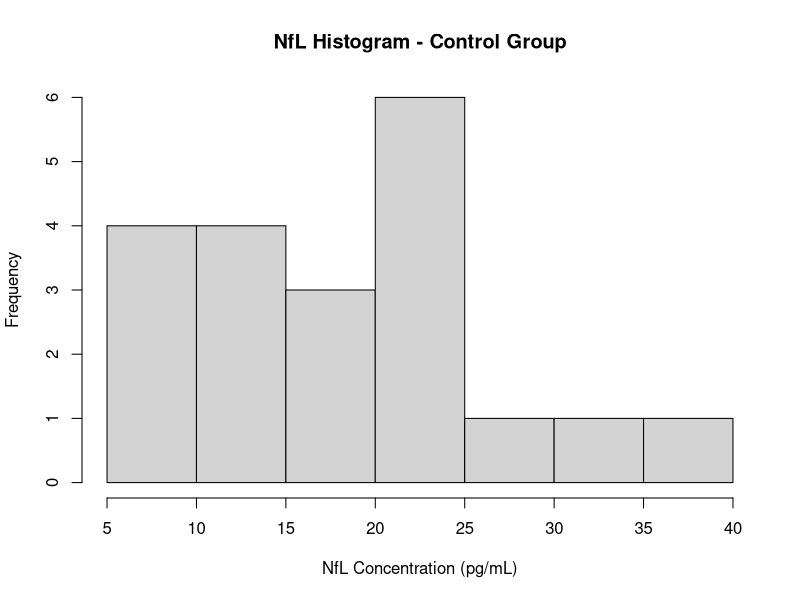
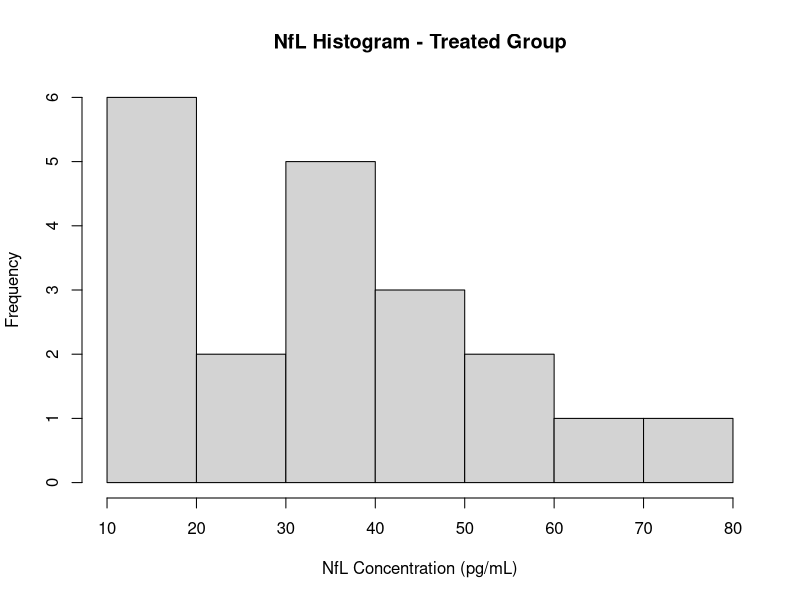
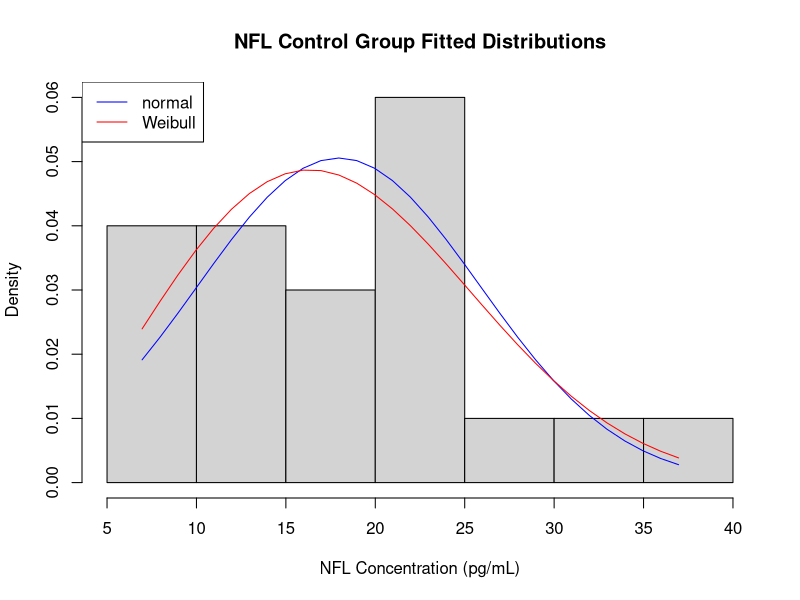
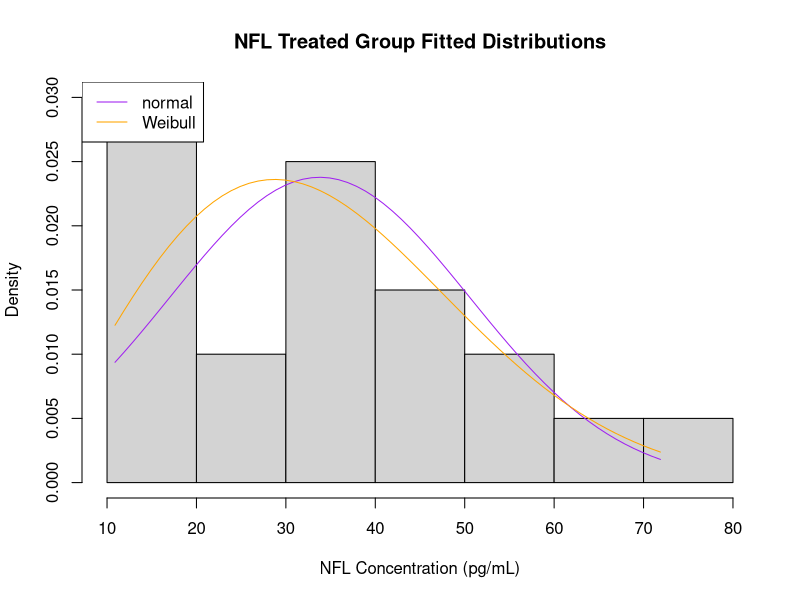
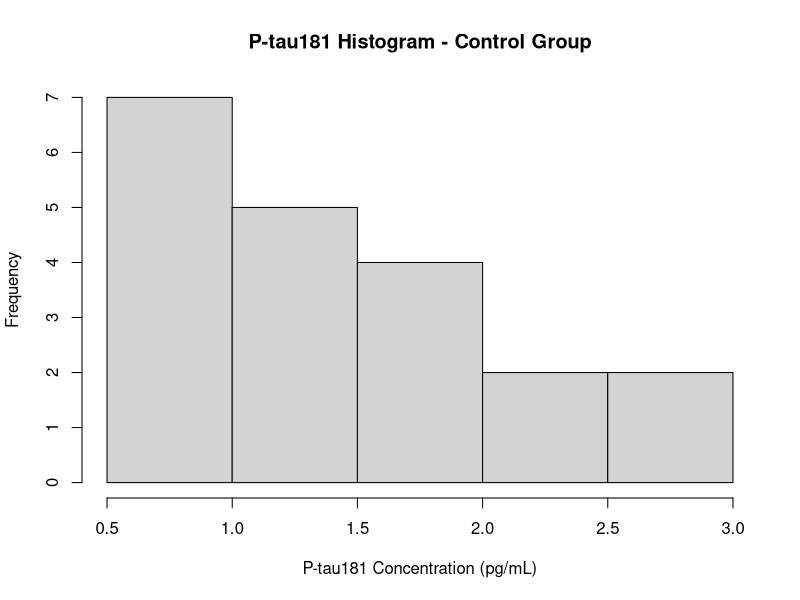
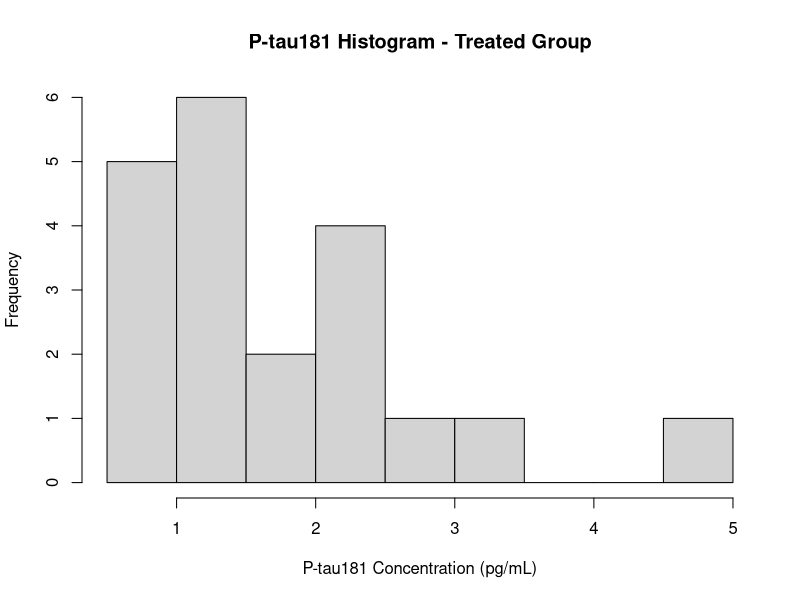
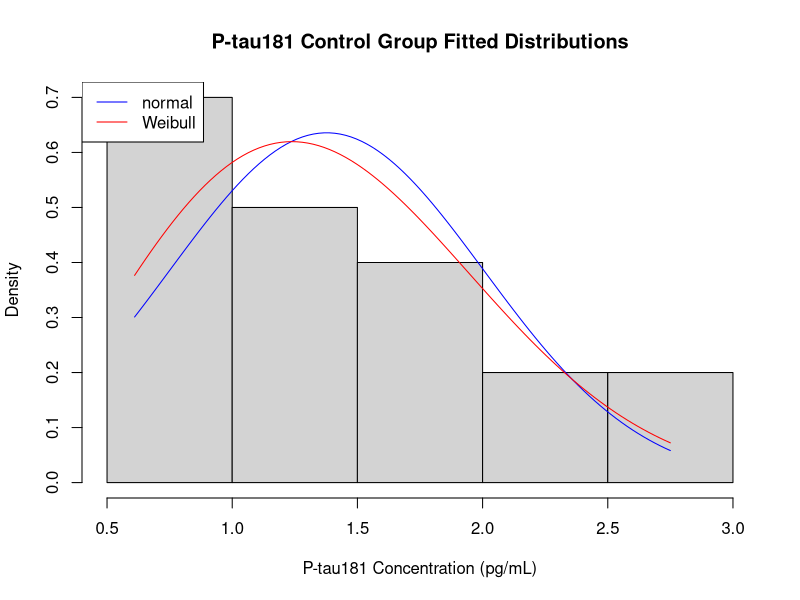
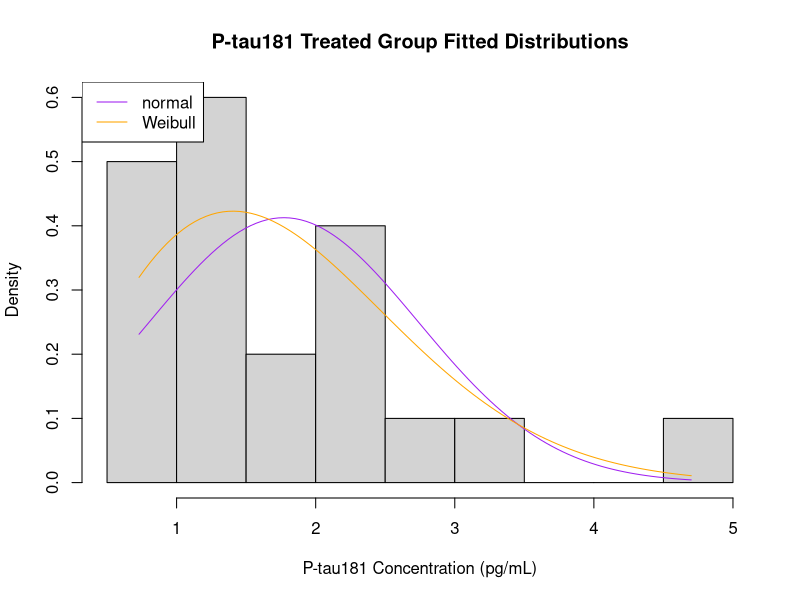

Generate these figures, in order, with R:
# Install packages
install.packages("tidyverse")
install.packages("car")
install.packages("ggplot2")
install.packages("fitdistrplus")

# Import packages
library(readr)
library(car)
library(dplyr)
library(MASS)
library(tidyverse)
library(ggplot2)
library(fitdistrplus)

data <- read.csv("data/Data_T1.csv")

# Examine data structure
head(data)
summary(data)

NFL_group_0 = data$NFL[data$GROUP == 0]
NFL_group_1 = data$NFL[data$GROUP == 1]

PTAU181_group_0 = data$PTAU181[data$GROUP == 0]
PTAU181_group_1 = data$PTAU181[data$GROUP == 1]


# ------------------------- Visualise NfL -------------------------------------

# Histograms with counts
hist(NFL_group_0, main = "NfL Histogram - Control Group", xlab = "NfL Concentration (pg/mL)")
hist(NFL_group_1, main = "NfL Histogram - Treated Group", xlab = "NfL Concentration (pg/mL)")

# Do fitted distributions for group 0 
normal_params_0 <- fitdistr(NFL_group_0, "normal")
normal_params_0      # Added for visualisation
weibull_params_0 <- fitdistr(NFL_group_0, "weibull")
weibull_params_0     # Added for visualisation

# Fit the NFL data to the Weibull distribution
weibull_params_0 <- fitdistr(NFL_group_0, "weibull")
weibull_params_0     # Added for visualisation

# Do fitted distributions for group 0 
height_min <- min(NFL_group_0)
height_max <- max(NFL_group_0)
x_pdf <- seq(height_min, height_max, 1)

# Sample from the pdfs using the parameter estimates
y_norm <- dnorm(x_pdf,
                mean = normal_params_0$estimate["mean"],
                sd   = normal_params_0$estimate["sd"])

y_weib <- dweibull(x_pdf,
                   shape = weibull_params_0$estimate["shape"],
                   scale = weibull_params_0$estimate["scale"])

# Plot the histogram and lines
hist(NFL_group_0, freq = FALSE, xlab = "NFL Concentration (pg/mL)", ylab = "Density", main = "NFL Control Group Fitted Distributions")
lines(x_pdf, y_norm, col="blue")
lines(x_pdf, y_weib, col="red")
legend(x = "topleft", c("normal","Weibull"), col=c("blue","red"), lty = 1, cex = 1)

# Do fitted distributions for group 1 
normal_params_1 <- fitdistr(NFL_group_1, "normal")
normal_params_1      # Added for visualisation
weibull_params_1 <- fitdistr(NFL_group_1, "weibull")
weibull_params_1     # Added for visualisation

height_min <- min(NFL_group_1)
height_max <- max(NFL_group_1)
x_pdf <- seq(height_min, height_max, 1)

# Sample from the pdfs using the parameter estimates
y_norm <- dnorm(x_pdf, 
                normal_params_1$estimate["mean"], 
                normal_params_1$estimate["sd"])
y_weib <- dweibull(x_pdf, 
                   weibull_params_1$estimate["shape"], 
                   weibull_params_1$estimate["scale"])


# Plot the histogram and lines
hist(NFL_group_1, freq = FALSE, xlab = "NFL Concentration (pg/mL)", ylab = "Density", main = "NFL Treated Group Fitted Distributions")
lines(x_pdf, y_norm, col="purple")
lines(x_pdf, y_weib, col="orange")
legend(x = "topleft", c("normal","Weibull"), col=c("purple","orange"), lty = 1, cex = 1)


# ------------------------- Visualise P-tau181 --------------------------------

# Histograms with counts
hist(PTAU181_group_0, main = "P-tau181 Histogram - Control Group", xlab = "P-tau181 Concentration (pg/mL)")
hist(PTAU181_group_1, main = "P-tau181 Histogram - Treated Group", xlab = "P-tau181 Concentration (pg/mL)")

# Do fitted distributions for group 0
normal_params_0 <- fitdistr(PTAU181_group_0, "normal")
normal_params_0      # Added for visualisation
weibull_params_0 <- fitdistr(PTAU181_group_0, "weibull")
weibull_params_0     # Added for visualisation

height_min <- min(PTAU181_group_0)
height_max <- max(PTAU181_group_0)
x_pdf <- seq(height_min, height_max, length.out = 100)

# Then we sample from the pdfs using the parameter estimates
y_norm <- dnorm(x_pdf,
                mean = normal_params_0$estimate["mean"],
                sd   = normal_params_0$estimate["sd"])

y_weib <- dweibull(x_pdf,
                   shape = weibull_params_0$estimate["shape"],
                   scale = weibull_params_0$estimate["scale"])

# Plot the histogram and lines
hist(PTAU181_group_0, freq = FALSE, xlab = "P-tau181 Concentration (pg/mL)", ylab = "Density", main = "P-tau181 Control Group Fitted Distributions")
lines(x_pdf, y_norm, col="blue")
lines(x_pdf, y_weib, col="red")
legend(x = "topleft", c("normal","Weibull"), col=c("blue","red"), lty = 1, cex = 1)

# Do fitted distributions for group 1
normal_params_1 <- fitdistr(PTAU181_group_1, "normal")
normal_params_1      # Added for visualisation
weibull_params_1 <- fitdist(PTAU181_group_1, "weibull")
weibull_params_1     # Added for visualisation

height_min <- min(PTAU181_group_1)
height_max <- max(PTAU181_group_1)
x_pdf <- seq(height_min, height_max, length.out = 100)

# Sample from the pdfs using the parameter estimates
y_norm <- dnorm(x_pdf, 
                normal_params_1$estimate["mean"], 
                normal_params_1$estimate["sd"])
y_weib <- dweibull(x_pdf, 
                   weibull_params_1$estimate["shape"], 
                   weibull_params_1$estimate["scale"])

# Plot the histogram and lines
hist(PTAU181_group_1, freq = FALSE, xlab = "P-tau181 Concentration (pg/mL)", ylab = "Density", main = "P-tau181 Treated Group Fitted Distributions")
lines(x_pdf, y_norm, col="purple")
lines(x_pdf, y_weib, col="orange")
legend(x = "topleft", c("normal","Weibull"), col=c("purple","orange"), lty = 1, cex = 1)


# ----------------- More visualisation of the groups ---------------------------

boxplot(NFL ~ GROUP, data = data, main = "NfL - both groups")
boxplot(PTAU181 ~ GROUP, data = data, main = "P-tau181 - both groups")

qqPlot(NFL_group_0, main = "NfL - Control Group")
qqPlot(NFL_group_1, main = "NfL - Treated Group")

qqPlot(PTAU181_group_0, main = "P-tau181 - Control Group")
qqPlot(PTAU181_group_1, main = "P-tau181 - Treated Group")

# ---------------- Statistical analysis ----------------------------------------

# Test for normality
shapiro.test(NFL_group_0)
shapiro.test(NFL_group_1)
shapiro.test(PTAU181_group_0)
shapiro.test(PTAU181_group_1)

# T-test for NfL (normal)
var.test(NFL ~ GROUP, data = data)
t.test(NFL ~ GROUP, data = data, var.equal = FALSE) # Welch's t-test bc unequal variances

# Wilcoxon test for P-tau181 (not normal)
wilcox.test(PTAU181 ~ GROUP, data = data)

# Log-transform + t-test for P-tau181
log_PTAU181_group_0 <- log(PTAU181_group_0)
log_PTAU181_group_1 <- log(PTAU181_group_1)

shapiro.test(log_PTAU181_group_0)
shapiro.test(log_PTAU181_group_1)

var.test(log_PTAU181_group_0, log_PTAU181_group_1)
t.test(log_PTAU181_group_0, log_PTAU181_group_1, var.equal = TRUE) # Student's t-test bc equal variances


# --------------- Correlation --------------------------------------------------

# Correlation test. Filter only Group 0 (Control participants)
group0 <- subset(data, GROUP == 0)

# Scatter plot with regression line
ggplot(group0, aes(x = NFL, y = PTAU181)) +
  geom_point(color = "red", size = 3) +
  geom_smooth(method = "lm", se = TRUE, color = "black") +
  labs(
    title = "Correlation between NFL and P-tau181 (Group 0: Control)",
    x = "NFL (pg/mL)",
    y = "P-tau181 (pg/mL)"
  ) +
  theme_minimal(base_size = 14)

# Pearson correlation
cor(group0$NFL, group0$PTAU181, method = "pearson")

# Correlation test. Filter only Group 1 (AD participants)
group1 <- subset(data, GROUP == 1)

# Scatter plot with regression line
ggplot(group1, aes(x = NFL, y = PTAU181)) +
  geom_point(color = "red", size = 3) +
  geom_smooth(method = "lm", se = TRUE, color = "black") +
  labs(
    title = "Correlation between NFL and P-tau181 (Group 1: AD)",
    x = "NFL (pg/mL)",
    y = "P-tau181 (pg/mL)"
  ) +
  theme_minimal(base_size = 14)

# Pearson correlation
cor(group1$NFL, group1$PTAU181, method = "pearson")

# Correlation test. Scatter plot for ALL participants (Group 0 + Group 1 together)
ggplot(data, aes(x = NFL, y = PTAU181)) +
  geom_point(color = "blue", size = 3) +
  geom_smooth(method = "lm", se = TRUE, color = "black") +
  labs(
    title = "Correlation between NFL and P-tau181 (All Participants)",
    x = "NFL (pg/mL)",
    y = "P-tau181 (pg/mL)"
  ) +
  theme_minimal(base_size = 14)

# Pearson correlation across all participants
cor(data$NFL, data$PTAU181, method = "pearson")
